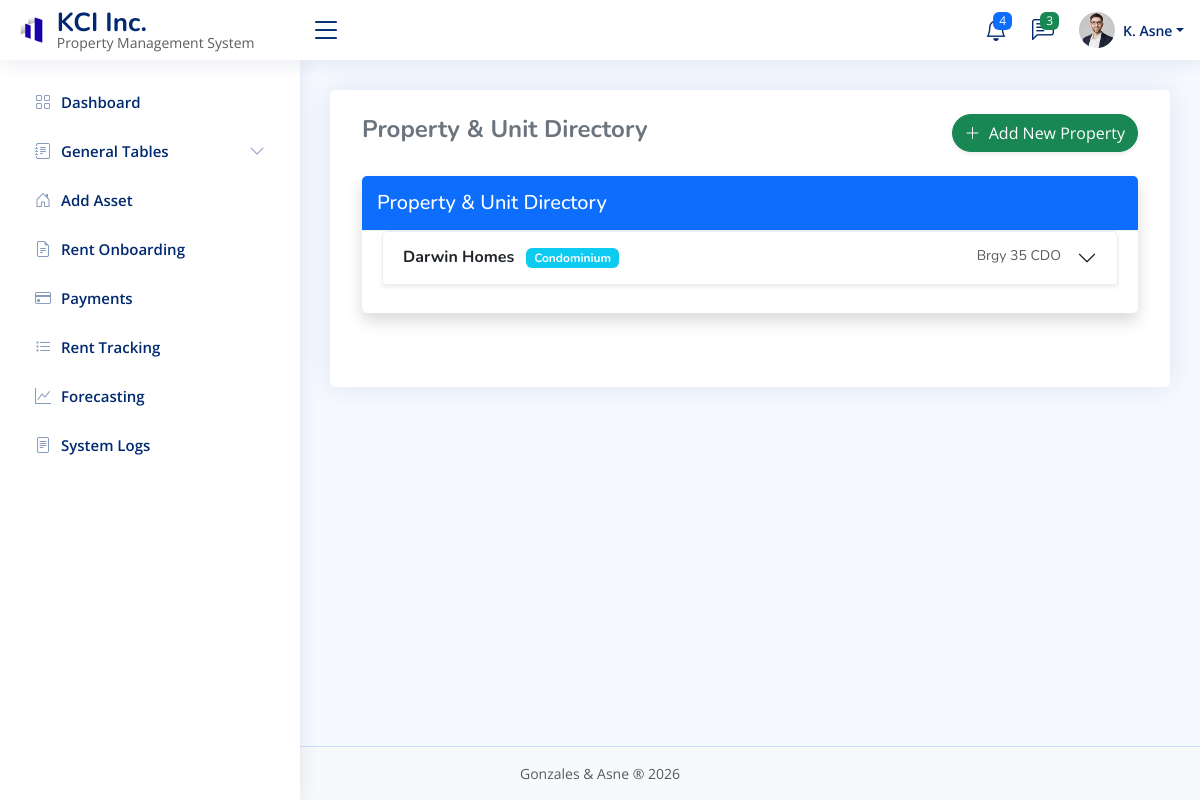
Page /admin.php?page=add_asset on the committed database.
### tables this page shows
CREATE TABLE `properties` (
  `property_id` int(11) NOT NULL,
  `user_id` int(11) NOT NULL,
  `property_name` varchar(100) DEFAULT NULL,
  `type` enum('Condominium','Boarding House','Rental Home') DEFAULT NULL,
  `address` varchar(255) DEFAULT NULL,
  `status` enum('available','unavailable','under maintenance','renovation') DEFAULT NULL,
  `created_at` timestamp NOT NULL DEFAULT current_timestamp(),
  `updated_at` timestamp NOT NULL DEFAULT current_timestamp() ON UPDATE current_timestamp()
);

### admin_modules/add_asset.php (the view, shortened to what this page needs)
<?php
require_once "conn.php";
$result = $conn->query("
    SELECT p.*, u.user_id, CONCAT(u.first_name, ' ', u.last_name) AS owner_fullname
    FROM properties p
    JOIN users u ON p.user_id = u.user_id
    WHERE u.role = 'Owner'
    ORDER BY p.property_id DESC
");
?>
<div class="container-fluid py-4">
    <div class="d-flex justify-content-between align-items-center mb-4">
        <h4 class="fw-bold text-secondary">Property & Unit Directory</h4>
        <button class="btn btn-success shadow-sm rounded-pill" data-bs-toggle="modal" data-bs-target="#addModal">
            <i class="bi bi-plus-lg me-1"></i> Add New Property
        </button>
    </div>
    <div class="card shadow">
    <div class="card-header bg-primary text-white d-flex justify-content-between align-items-center">
        <h5 class="mb-0">Property & Unit Directory</h5>
    </div>
    <div class="card-body">
        <div class="accordion" id="propAccordion">
            <?php while ($r = $result->fetch_assoc()): ?>
                <div class="accordion-item mb-2 shadow-sm">
                    <h2 class="accordion-header">
                        <button class="accordion-button collapsed" type="button" data-bs-toggle="collapse"
                            data-bs-target="#collapse<?= $r['property_id'] ?>">
                            <div class="d-flex justify-content-between w-100 pe-3">
                                <span>
                                    <strong><?= htmlspecialchars($r['property_name']) ?></strong>
                                    <span class="badge bg-info ms-2"><?= $r['type'] ?></span>
                                </span>
                                <small class="text-muted"><?= htmlspecialchars($r['address']) ?></small>
                            </div>
                        </button>
                    </h2>
                </div>
            <?php endwhile; ?>
        </div>
    </div>
</div>

### assets/css/style.css (style rules this page uses)
:root { scroll-behavior: smooth; }
body { font-family: "Open Sans", sans-serif; background: #f6f9ff; color: #444444; }
html, body { height: 100%; }
body { display: flex; flex-direction: column; min-height: 100vh; }
h1, h2, h3, h4, h5, h6 { font-family: "Nunito", sans-serif; }
.card { margin-bottom: 30px; border: none; border-radius: 5px; box-shadow: 0px 0 30px rgba(1, 41, 112, 0.1); }
.card-header, .card-footer { border-color: #ebeef4; background-color: #fff; color: #798eb3; padding: 15px; }
.card-body { padding: 0 20px 20px 20px; }
.accordion-item { border: 1px solid #ebeef4; }

### rows in the picture
properties: property_name "Darwin Homes", type "Condominium", address "Brgy 35 CDO"
